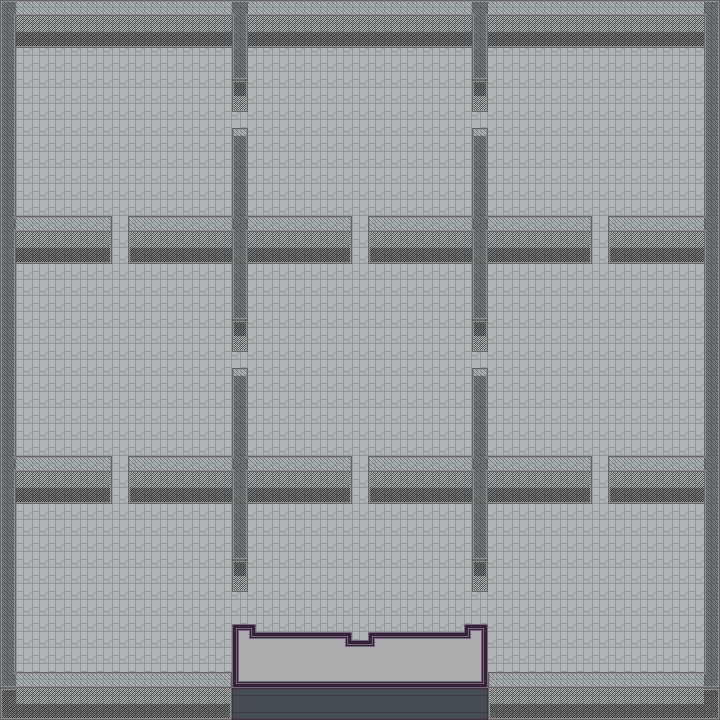

Tiled map render using the project's own tile images. Description and the map definition, with tile-layer contents summarised, below:
An orthogonal 90x90 tile map with 8x8 px tiles, 2 tile layers (floor, wall) and 21 objects.

<map version="1.8" tiledversion="1.8.4" orientation="orthogonal" renderorder="right-up" width="90" height="90" tilewidth="8" tileheight="8" infinite="0" nextlayerid="5" nextobjectid="27">
 <tileset firstgid="1" source="chapter00_00_tileset.tsx" />
 <layer id="1" name="floor" width="90" height="90">
  <data>[8100 cells, 8100 non-empty, 4 distinct tile ids]</data>
 </layer>
 <layer id="2" name="wall" width="90" height="90">
  <data>[8100 cells, 2728 non-empty, 55 distinct tile ids]</data>
 </layer>
 <objectgroup id="3" name="wall">
  <object id="3" template="block1.tx" x="0" y="0" width="720" height="48" />
  <object id="5" template="block1.tx" x="0" y="704" width="720" height="16" />
  <object id="6" x="0" y="48" width="16" height="656" />
  <object id="10" x="704" y="48" width="16" height="656" />
  <object id="8" x="232" y="136" width="16" height="214" />
  <object id="16" x="231.455" y="376" width="16" height="214" />
  <object id="9" x="472" y="136" width="16" height="214" />
  <object id="15" x="471.455" y="376" width="16" height="214" />
  <object id="11" x="128.5" y="248" width="224" height="16" />
  <object id="14" x="127.955" y="488" width="224" height="16" />
  <object id="12" x="368" y="248" width="224" height="16" />
  <object id="13" x="368" y="488" width="224" height="16" />
  <object id="17" x="608" y="248" width="96" height="16" />
  <object id="18" x="608" y="488" width="96" height="16" />
  <object id="19" x="16" y="248" width="96" height="16" />
  <object id="21" x="16" y="488" width="96" height="16" />
  <object id="22" x="232" y="48" width="16" height="64" />
  <object id="23" x="472" y="48" width="16" height="64" />
  <object id="24" x="232" y="648" width="256" height="56" />
  <object id="25" x="232" y="640" width="24" height="8" />
  <object id="26" x="464" y="640" width="24" height="8" />
 </objectgroup>
 <objectgroup id="4" name="building" />
</map>